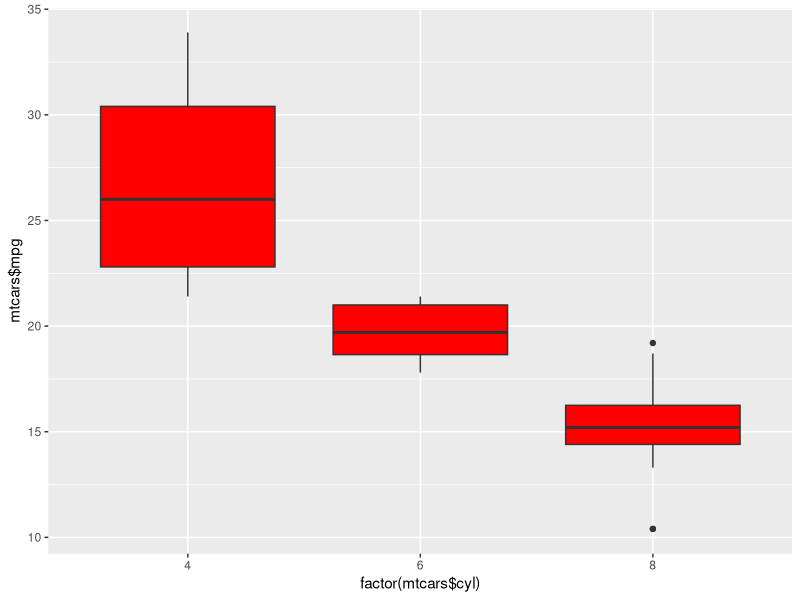
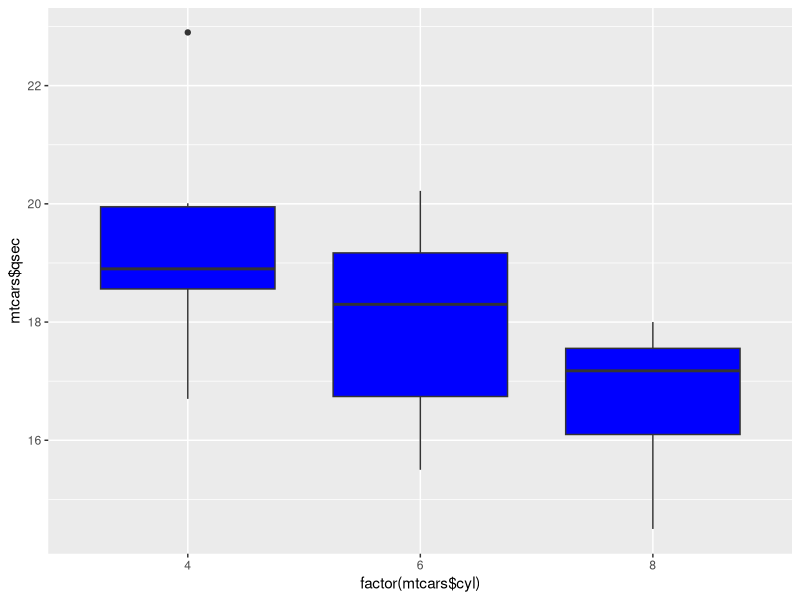
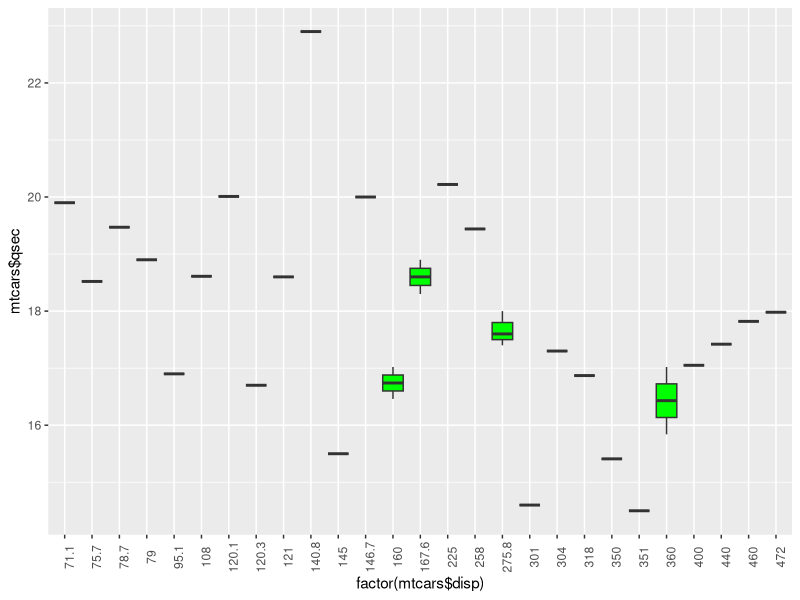
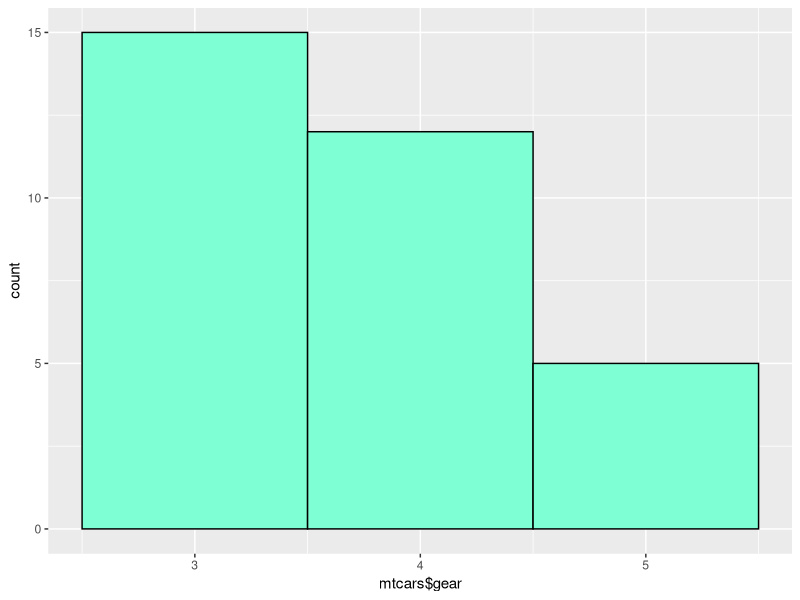
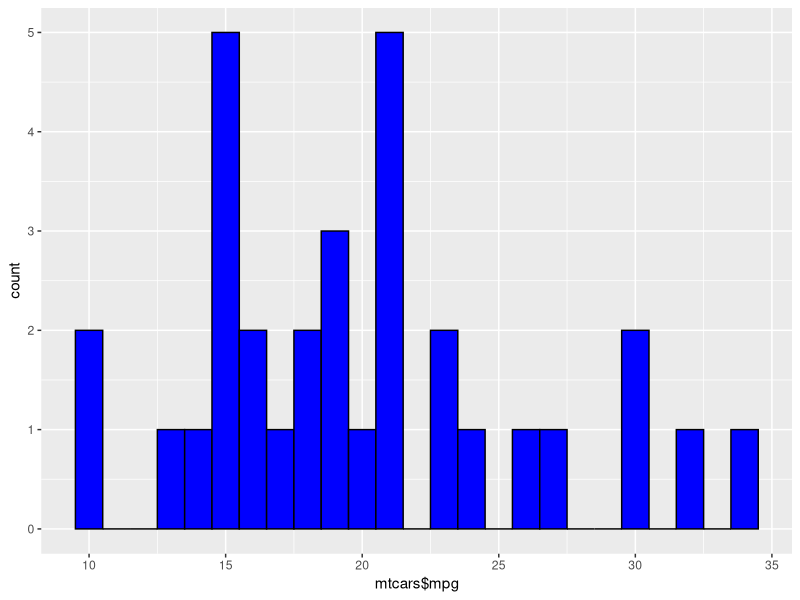
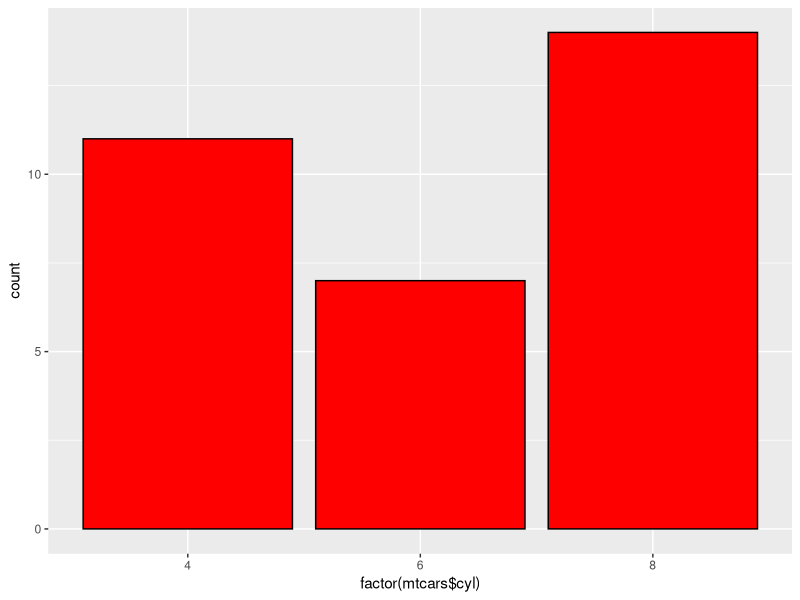
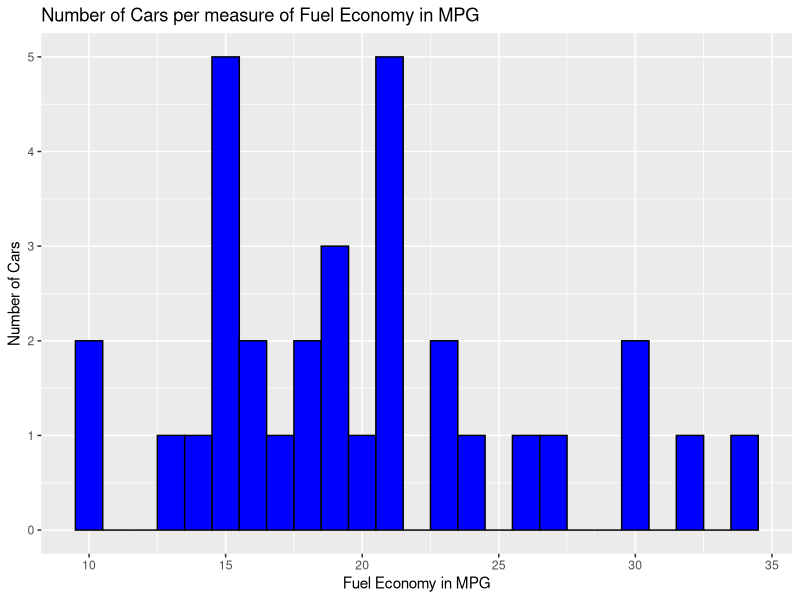
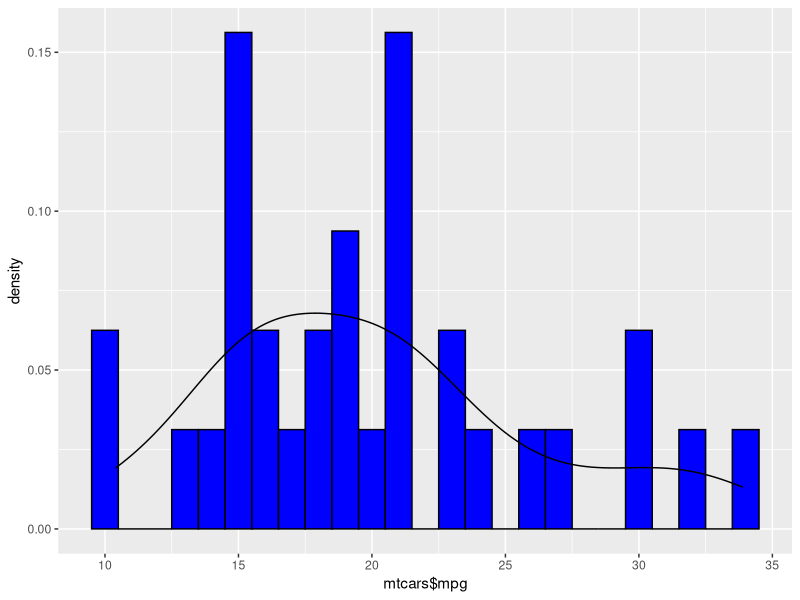

Source code (R) for these figures, in order:
##Module # 7 Visual Analytics Assignment
library(dplyr)
library(tidyverse)
library(ggplot2)
## Step 1: Load the dataset. I will be using the built in 'mtcars' dataset

data(mtcars)
mtcars

## Step 2: Let's generate some visuals. If we wanted to visualize the mpg compared to the engines layout, we can use ggplot
## to better visualize. Remember to use factor() so that ggplot knows to seperate each visual to each value and the range of outputs

ggplot(mtcars, aes(x = factor(mtcars$cyl), y = mtcars$mpg)) +
  geom_boxplot(fill = "red")

##Let's try something new, how about visualizing whether or not that the displacement and quarter mile times (qsec) are related
## We might see instances of the old "power to weight ratio" concept on some of these cars. Some of the models, like Lincoln, Mercedes
## and Hornet tend to be heavier, but with a larger engine. Some of the other brands like Datsun(Nissan) are lighter with boosted engines that are smaller

ggplot(mtcars, aes(x = factor(mtcars$cyl), y = mtcars$qsec)) +
  geom_boxplot(fill = "blue")

##Note: I had to use theme() to rotate the axial increments on the x axis because it looked pretty weird before but not anymore.

ggplot(mtcars, aes(x = factor(mtcars$disp), y = mtcars$qsec)) +
  geom_boxplot(fill = "green") +
  theme(axis.text.x = element_text(angle = 90))

##Let's try something new, how about some histograms and piecharts?
# This is a histogram on how many cars of speed gearbox there are
#binwidth is going to be set at 1, and "color" will be black to define a better visual aesthetic
ggplot(mtcars, aes(x = mtcars$gear)) +
  geom_histogram(fill = "aquamarine", color = "black", binwidth = 1)

##Setting the binwidth is essential to accurately displying data
#Note how my histograms values are centered on the x-axis increment, so that there are equal sized and ammounts of spaces that constitute for zero values

ggplot(mtcars, aes(x = mtcars$mpg)) +
  geom_histogram(fill = "blue", color = "black", binwidth = 1)


#You can also visualize using slightly different function calls to achieve the same effect. Earlier I called for a histogram about cylinder count, now I will call a barchart

ggplot(mtcars, aes(x = factor(mtcars$cyl))) +
  geom_bar(fill = "red", color = "black")

#You can even add lines and points to pre-existing visuals to add more information in one place.

##These are some basic visuals with ggplot, now lets introduce some Distribution Analysis concepts to these visuals
#Edit and clean the visual and its text.
#Lets recall histogram of fuel and edit using labs() with is in ggplot2

ggplot(mtcars, aes(x = mtcars$mpg)) +
  geom_histogram(fill = "blue", color = "black", binwidth = 1) +
  labs(
    title = "Number of Cars per measure of Fuel Economy in MPG",
    x = "Fuel Economy in MPG",
    y = "Number of Cars",
  )

#Now that the chart is cleaned, lets add a distribution line or whats regarded as a kernel density curve in ggplot, to the visual
##ggplot(mtcars, aes(x = mtcars$mpg)) +
##  geom_histogram(fill = "blue", color = "black", binwidth = 1) +
##  labs(
##    title = "Number of Cars per measure of Fuel Economy in MPG",
##    x = "Fuel Economy in MPG",
##    y = "Number of Cars") 
#Above is the histogram we will use, it is commented out so we can build the distribustion curve.

ggplot(mtcars, aes(x = mtcars$mpg)) +
  geom_histogram(aes(y = after_stat(density)),
                 binwidth = 1,
                 color = "black",
                 fill = "blue") +
  geom_density(alpha = 0.1)

#For fun, we can add a dashed mean line to better visualize this density distribution
ggplot(mtcars, aes(x = mtcars$mpg)) +
  geom_histogram(aes(y = after_stat(density)),
                 binwidth = 1,
                 color = "black",
                 fill = "blue") +
  geom_density(alpha = 0.1) +
  geom_vline(aes(xintercept=mean(mtcars$mpg, na.rm = TRUE)),
             color = "black",
             linetype = "dashed",
             size = 1.1)
## And dont forget some labels!!
ggplot(mtcars, aes(x = mtcars$mpg)) +
  geom_histogram(aes(y = after_stat(density)),
                 binwidth = 1,
                 color = "black",
                 fill = "blue") +
  labs(
    title = "Fuel Mileage Distribution",
    x = "Fuel Economy in MPG",
    y = "Density of Sample members in the Kernel Density Dist.",
  ) +
  geom_density(alpha = 0.1) +
  geom_vline(aes(xintercept=mean(mtcars$mpg, na.rm = TRUE)),
             color = "black",
             linetype = "dashed",
             size = 1.1)
##As we can see from the completed visual, the fuel economy in MPG is on the x-axis and the relative density is on the y-axis
#It is important to remember that when conducting visualizations such as this which is a kind of overlay. that the y axis will change
# to the density rather than the count of the ammount of cars per MPG. The mean is around 20 MPG with more members of the sample
#being located below the mean, causing a positive skew and distribution that is more dense, and heavily populated on the low end

#How could this be? Lets do the same for the engine type and find out 
ggplot(mtcars, aes(x = mtcars$disp)) +
  geom_histogram(aes(y = after_stat(density)),
                 binwidth = 20,
                 color = "black",
                 fill = "blue") +
  labs(
    title = "Engine Displacement Distribution",
    x = "Engine Displacement",
    y = "Density of Sample members in the Kernel Density Dist.",
  ) +
  geom_density(alpha = 0.1) +
  geom_vline(aes(xintercept=mean(mtcars$disp, na.rm = TRUE)),
             color = "black",
             linetype = "dashed",
             size = 1.1)
##It can be shown in this distribution that, possible reasons for there being more cars of a higher fuel consumption would be because 
#Of the high average displacement of the engine. The mean is about 230 CI which is quite large and would have an average mpg of around 25-27 in real life
#But it is because of having more high fuel consuming vehichles in the data, that the distribution is skewed to have a density centered lower.
#In the Displacement Distribution, you will notice that a large portion of vehichles over the mean are well over 350 CI or 5.7 Litres
#Engines like that tend to produce about 8-13 MPG in the city and 20 max on the highway on a cold day with cruise control.
#Some inferential thought is required here to be able to make sense of why having data distributed in certain places may create differences in the end result, and these inferences
#Might lie outside of the realm of R or Statistics.


